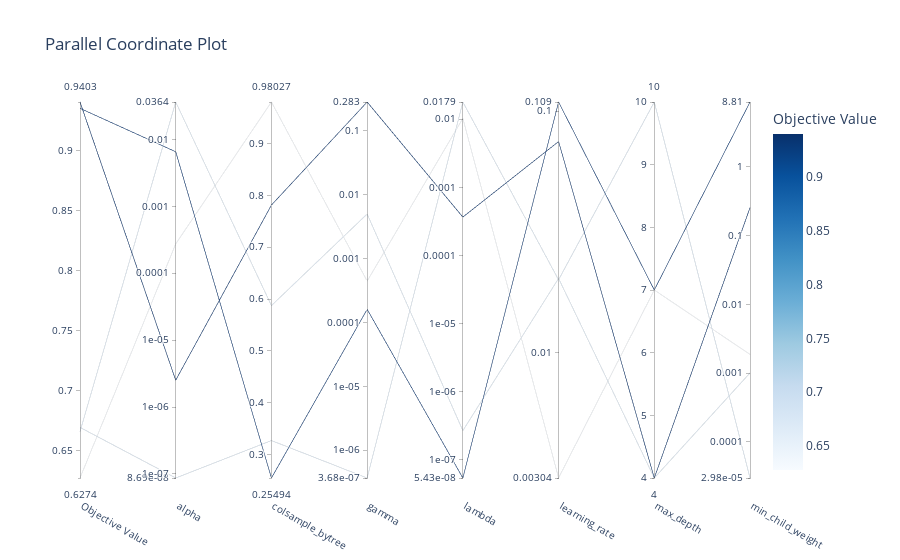

Notebook code for this chart:
### Code cell
plot_parallel_coordinate(study_dask)

### Figure 1 — Plotly figure (JSON) as saved in the notebook; plotly's stock layout.template omitted (floating-point values rounded to 4 significant figures)
{"data": [{"dimensions": [{"label": "Objective Value", "range": [0.6274, 0.9403], "values": [0.9403, 0.6274, 0.666, 0.935, 0.6695]}, {"label": "alpha", "range": [-7.061, -1.439], "ticktext": ["8.69e-08", "1e-07", "1e-06", "1e-05", "0.0001", "0.001", "0.01", "0.0364"], "tickvals": [-7.061, -7, -6, -5, -4, -3, -2, -1.439], "values": [-5.599, -3.561, -1.439, -2.183, -7.061]}, {"label": "colsample_bytree", "range": [0.2549, 0.9803], "values": [0.7815, 0.9803, 0.5875, 0.2549, 0.3272]}, {"label": "gamma", "range": [-6.434, -0.5479], "ticktext": ["3.68e-07", "1e-06", "1e-05", "0.0001", "0.001", "0.01", "0.1", "0.283"], "tickvals": [-6.434, -6, -5, -4, -3, -2, -1, -0.5479], "values": [-0.5479, -3.352, -2.301, -3.793, -6.434]}, {"label": "lambda", "range": [-7.265, -1.747], "ticktext": ["5.43e-08", "1e-07", "1e-06", "1e-05", "0.0001", "0.001", "0.01", "0.0179"], "tickvals": [-7.265, -7, -6, -5, -4, -3, -2, -1.747], "values": [-3.436, -1.987, -6.57, -7.265, -1.747]}, {"label": "learning_rate", "range": [-2.517, -0.9628], "ticktext": ["0.00304", "0.01", "0.1", "0.109"], "tickvals": [-2.517, -2, -1, -0.9628], "values": [-1.126, -2.517, -1.692, -0.9628, -1.698]}, {"label": "max_depth", "range": [4, 10], "values": [4, 7, 4, 7, 10]}, {"label": "min_child_weight", "range": [-4.526, 0.9451], "ticktext": ["2.98e-05", "0.0001", "0.001", "0.01", "0.1", "1", "8.81"], "tickvals": [-4.526, -4, -3, -2, -1, 0, 0.9451], "values": [-0.5921, -2.727, -2.998, 0.9451, -4.526]}], "labelangle": 30, "labelside": "bottom", "line": {"color": [0.9403, 0.6274, 0.666, 0.935, 0.6695], "colorbar": {"title": {"text": "Objective Value"}}, "colorscale": [[0, "rgb(247,251,255)"], [0.125, "rgb(222,235,247)"], [0.25, "rgb(198,219,239)"], [0.375, "rgb(158,202,225)"], [0.5, "rgb(107,174,214)"], [0.625, "rgb(66,146,198)"], [0.75, "rgb(33,113,181)"], [0.875, "rgb(8,81,156)"], [1, "rgb(8,48,107)"]], "reversescale": false, "showscale": true}, "type": "parcoords"}], "layout": {"autosize": true, "title": {"text": "Parallel Coordinate Plot"}}}
